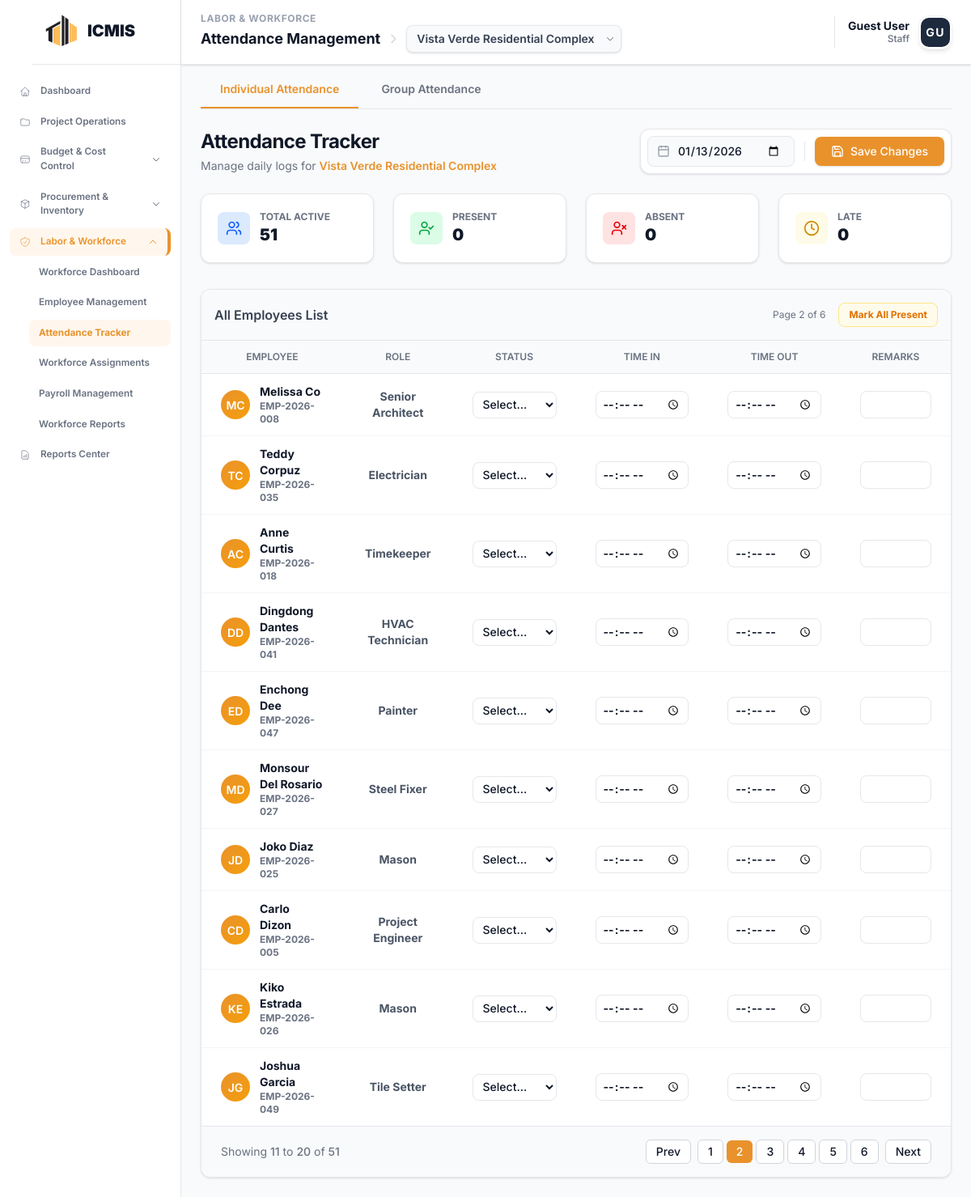
The page /modules/workforce/attendance.php?date=2026-01-13&project_id=1&page=2 on the database its author committed.
### tables this page shows
CREATE TABLE `icmis_projects` (
  `project_id` int NOT NULL,
  `project_code` varchar(20) NOT NULL,
  `project_name` varchar(255) NOT NULL,
  `description` text,
  `location` varchar(255) DEFAULT NULL,
  `status` enum('Planning','In Progress','Active','On Hold','Completed','Cancelled') DEFAULT 'Planning',
  `start_date` date DEFAULT NULL,
  `end_date` date DEFAULT NULL,
  `completion_rate` decimal(5,2) DEFAULT '0.00',
  `project_manager_id` int DEFAULT NULL,
  `total_budget` decimal(15,2) DEFAULT '0.00'
);

CREATE TABLE `workforce_employees` (
  `employee_id` int NOT NULL,
  `employee_code` varchar(20) NOT NULL,
  `user_id` int DEFAULT NULL,
  `job_title_id` int DEFAULT NULL,
  `employment_type` varchar(50) DEFAULT 'Full-time',
  `payment_type` varchar(50) DEFAULT 'Monthly',
  `daily_rate` decimal(10,2) DEFAULT '0.00',
  `monthly_salary` decimal(15,2) DEFAULT '0.00',
  `bank_name` varchar(100) DEFAULT NULL,
  `bank_account` varchar(50) DEFAULT NULL,
  `emergency_contact_name` varchar(100) DEFAULT NULL,
  `emergency_contact_phone` varchar(20) DEFAULT NULL,
  `supervisor_id` int DEFAULT NULL,
  `notes` text,
  `first_name` varchar(50) NOT NULL,
  `last_name` varchar(50) NOT NULL,
  `suffix` varchar(10) DEFAULT NULL,
  `gender` enum('Male','Female','Other','Prefer not to say') DEFAULT NULL,
  `birthday` date DEFAULT NULL,
  `email` varchar(100) DEFAULT NULL,
  `phone` varchar(20) DEFAULT NULL,
  `address` text,
  `status` enum('Active','Inactive','Terminated') DEFAULT 'Active',
  `hire_date` date DEFAULT NULL
);

CREATE TABLE `workforce_job_titles` (
  `job_title_id` int NOT NULL,
  `title_name` varchar(100) NOT NULL,
  `department` varchar(50) DEFAULT NULL,
  `description` text,
  `default_daily_rate` decimal(10,2) DEFAULT NULL,
  `default_monthly_salary` decimal(15,2) DEFAULT NULL,
  `is_active` tinyint(1) DEFAULT '1',
  `created_at` timestamp NULL DEFAULT CURRENT_TIMESTAMP,
  `updated_at` timestamp NULL DEFAULT CURRENT_TIMESTAMP ON UPDATE CURRENT_TIMESTAMP
);

### modules/workforce/attendance.php (the view, shortened to what the rows shown need)
<?php
$conn = getWorkforceConnection();
$selected_project_id = getProjectContext($conn);
$projects = [];
$sql_projects = "SELECT project_id, project_code, project_name FROM icmis_projects ORDER BY project_id DESC";
$result_projects = $conn->query($sql_projects);
if ($result_projects) {
    while ($row = $result_projects->fetch_assoc()) {
        $projects[] = $row;
    }
}
$selected_project_name = "All Projects";
if ($selected_project_id > 0) {
    foreach ($projects as $proj) {
        if ($proj['project_id'] == $selected_project_id) {
            $selected_project_name = $proj['project_name'];
            break;
        }
    }
}
$selectedDate = isset($_GET['date']) ? $_GET['date'] : date('Y-m-d');
$limit = 10;
$page = isset($_GET['page']) ? max(1, intval($_GET['page'])) : 1;
$offset = ($page - 1) * $limit;
$individual_employees = [];
$sql = "SELECT e.employee_id, e.employee_code, e.first_name, e.last_name,
        jt.title_name as job_title,
        a.attendance_id, a.time_in, a.time_out, a.status as attendance_status, a.remarks
        FROM workforce_employees e
        LEFT JOIN workforce_job_titles jt ON e.job_title_id = jt.job_title_id
        -- Join attendance for this specific date
        LEFT JOIN workforce_attendance a ON e.employee_id = a.employee_id AND a.attendance_date = ?
        WHERE e.status = 'Active'
        ORDER BY e.last_name ASC LIMIT ? OFFSET ?";
$stmt = $conn->prepare($sql);
$stmt->bind_param("sii", $selectedDate, $limit, $offset);
$stmt->execute();
$res = $stmt->get_result();
while ($row = $res->fetch_assoc()) $individual_employees[] = $row;
?>
<!DOCTYPE html>
<html lang="en">
<head>
    <?php include __DIR__ . '/../../includes/head_assetsv2.php'; ?>
</head>
<body class="bg-gray-50 text-gray-900">
    <?php include __DIR__ . '/../../includes/sidebar.php'; include __DIR__ . '/../../includes/toast.php'; include __DIR__ . '/../../includes/header.php'; ?>
    <main class="ml-56 mt-16 p-6 transition-all duration-300 animate-fade-in">
        <div class="max-w-7xl mx-auto">
            <div class="flex flex-col md:flex-row md:items-end justify-between gap-4 mb-6">
                <div>
                    <h1 class="text-2xl font-bold tracking-tight text-gray-900">Attendance Tracker</h1>
                    <p class="text-sm text-gray-500 mt-1">Manage daily logs for <span class="font-semibold text-[#e9922c]"><?php echo htmlspecialchars($selected_project_name); ?></span></p>
                </div>
            </div>
            <div id="view-individual">
                <div class="bg-white rounded-xl border border-gray-200 shadow-sm overflow-hidden">
                    <table class="w-full">
                        <thead class="bg-gray-50 border-b border-gray-200">
                            <tr>
                                <th class="text-center px-6 py-3 text-xs font-semibold text-gray-500 uppercase">Employee</th>
                                <th class="text-center px-6 py-3 text-xs font-semibold text-gray-500 uppercase">Role</th>
                                <th class="text-center px-6 py-3 text-xs font-semibold text-gray-500 uppercase w-32">Status</th>
                                <th class="text-center px-6 py-3 text-xs font-semibold text-gray-500 uppercase w-32">Time In</th>
                                <th class="text-center px-6 py-3 text-xs font-semibold text-gray-500 uppercase w-32">Time Out</th>
                                <th class="text-center px-6 py-3 text-xs font-semibold text-gray-500 uppercase">Remarks</th>
                            </tr>
                        </thead>
                        <tbody class="divide-y divide-gray-100">
                            <?php if (empty($individual_employees)): ?>
                                <tr>
                                    <td colspan="6" class="px-6 py-12 text-center text-gray-500">
                                        <div class="flex flex-col items-center justify-center">
                                            <div class="w-12 h-12 bg-gray-100 rounded-full flex items-center justify-center mb-3">
                                                <i data-lucide="user-x" class="w-6 h-6 text-gray-400"></i>
                                            </div>
                                            <p class="text-gray-900 font-medium mb-1">No active employees found.</p>
                                        </div>
                                    </td>
                                </tr>
                            <?php else: ?>
                                <?php foreach ($individual_employees as $emp):
                                    $initials = strtoupper(substr($emp['first_name'], 0, 1) . substr($emp['last_name'], 0, 1));
                                    $status = $emp['attendance_status'];
                                    $rowClass = $status === 'Absent' ? 'bg-red-50/50' : ($status === 'Present' ? 'bg-green-50/30' : '');
                                ?>
                                <tr class="hover:bg-gray-50 transition-colors attendance-row <?php echo $rowClass; ?>" data-id="<?php echo $emp['employee_id']; ?>">
                                    <td class="px-6 py-3">
                                        <div class="flex items-center gap-3">
                                            <div class="employee-avatar shrink-0"><?php echo $initials; ?></div>
                                            <div>
                                                <p class="font-bold text-gray-900 text-sm"><?php echo htmlspecialchars($emp['first_name'] . ' ' . $emp['last_name']); ?></p>
                                                <p class="text-xs text-gray-500 font-bold"><?php echo htmlspecialchars($emp['employee_code']); ?></p>
                                            </div>
                                        </div>
                                    </td>
                                    <td class="px-6 py-3 font-bold text-gray-600 text-center text-sm"><?php echo htmlspecialchars($emp['job_title'] ?? '—'); ?></td>
                                    <td class="px-6 py-3 w-20 font-bold text-center"><?php echo renderStatusSelect($status); ?></td>
                                    <td class="px-6 py-3 font-bold"><?php echo renderTimeInput('time_in', $emp['time_in'], $status); ?></td>
                                    <td class="px-6 py-3 font-bold"><?php echo renderTimeInput('time_out', $emp['time_out'], $status); ?></td>
                                    <td class="px-6 py-3 font-bold"><input type="text" name="remarks" value="<?php echo htmlspecialchars($emp['remarks'] ?? ''); ?>" oninput="saveToLocal(this)" class="w-full px-3 py-1.5 border border-gray-200 rounded-lg text-sm outline-none focus:border-[#e9922c]"></td>
                                </tr>
                                <?php endforeach; ?>
                            <?php endif; ?>
                        </tbody>
                    </table>
                </div>
            </div>
        </div>
    </main>
    <?php
    function renderStatusSelect($current) {
        $options = ['Present'=>'text-green-600','Late'=>'text-yellow-600','Absent'=>'text-red-600','On Leave'=>'text-blue-600'];
        $html = '<select name="status" onchange="handleStatusChange(this); saveToLocal(this)" class="w-26 px-2 py-1.5 border border-gray-200 rounded-lg text-sm font-medium focus:ring-2 focus:ring-[#e9922c] outline-none"><option value="" class="text-gray-400">Select...</option>';
        foreach($options as $val=>$class) {
            $sel=($current===$val)?'selected':'';
            $html.="<option value='$val' $sel class='$class'>$val</option>";
        }
        $html.='</select>';
        return $html;
    }
    function renderTimeInput($name, $val, $status) {
        $disabled = ($status === 'Absent' || $status === 'On Leave') ? 'disabled' : '';
        return "<input type='time' name='$name' value='$val' oninput='saveToLocal(this)' class='w-full px-2 py-1.5 border border-gray-200 rounded-lg text-sm focus:border-blue-500 outline-none disabled:bg-gray-100 disabled:text-gray-400' $disabled>";
    }
    ?>
</body>
</html>

### rows shown on the page
icmis_projects: project_name "Vista Verde Residential Complex"
workforce_employees: initials "MC", first_name+last_name "Melissa Co", employee_code "EMP-2026-008", job_title.title_name "Senior Architect"
workforce_employees: initials "TC", first_name+last_name "Teddy Corpuz", employee_code "EMP-2026-035", job_title.title_name "Electrician"
workforce_employees: initials "AC", first_name+last_name "Anne Curtis", employee_code "EMP-2026-018", job_title.title_name "Timekeeper"
workforce_employees: initials "DD", first_name+last_name "Dingdong Dantes", employee_code "EMP-2026-041", job_title.title_name "HVAC Technician"
workforce_employees: initials "ED", first_name+last_name "Enchong Dee", employee_code "EMP-2026-047", job_title.title_name "Painter"
workforce_employees: initials "MD", first_name+last_name "Monsour Del Rosario", employee_code "EMP-2026-027", job_title.title_name "Steel Fixer"
workforce_employees: initials "JD", first_name+last_name "Joko Diaz", employee_code "EMP-2026-025", job_title.title_name "Mason"
workforce_employees: initials "CD", first_name+last_name "Carlo Dizon", employee_code "EMP-2026-005", job_title.title_name "Project Engineer"
workforce_employees: initials "KE", first_name+last_name "Kiko Estrada", employee_code "EMP-2026-026", job_title.title_name "Mason"
workforce_employees: initials "JG", first_name+last_name "Joshua Garcia", employee_code "EMP-2026-049", job_title.title_name "Tile Setter"

### other values the page prints
$pageSection "LABOR & WORKFORCE"
$pageTitle "Attendance Management"
$userName "Guest User"
$userRole "Staff"
$userInitials "GU"
$stats['total'] "51"
$stats['present'] "0"
$stats['absent'] "0"
$stats['late'] "0"
$page "2"
$totalPages "6"
$offset + 1 "11"
min($offset + $limit, $stats['total']) "20"
form field value "Vista Verde Residential Complex"
